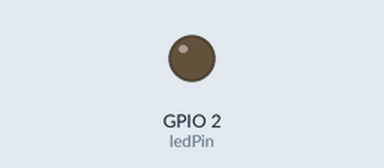
Simulated run of this sketch. Board: ESP8266 (NodeMCU). Shown: output pins drawn as LEDs (lit = HIGH). WiFi joins after 1.5 s; servers stay silent unless stated; what the sketch prints to the serial monitor is not drawn.

Above: at 2.1 s.
At 7.0 s:
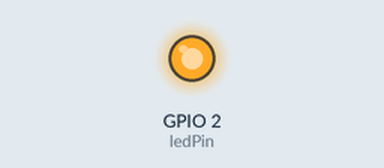
Timing chart, 0 to 8.9 s (numbered marks = the images above):
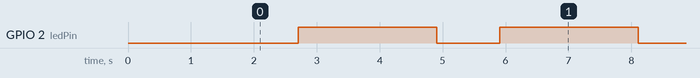

Measured:
- by itself, GPIO 2 (ledPin): alternates HIGH for 2.2 s and LOW for 1.0 s

The sketch:

wifi_client_01.ino
```cpp
/*  Connects to the home WiFi network
 *  Asks some network parameters
 *  Sends and receives message from the server in every 2 seconds
 *  Communicates: wifi_server_01.ino
 */
#include <SPI.h>
#include <ESP8266WiFi.h>

byte ledPin = 2;
char ssid[] ="Arun";           // SSID of your home WiFi
char pass[] = "sampath747";            // password of your home WiFi

unsigned long askTimer = 0;

IPAddress server(192,168,0,80);       // the fix IP address of the server
WiFiClient client;

void setup() {
  Serial.begin(115200);               // only for debug
  WiFi.begin(ssid, pass);             // connects to the WiFi router
  while (WiFi.status() != WL_CONNECTED) {
    Serial.print(".");
    delay(500);
  }
/*  Serial.println("Connected to wifi");
  Serial.print("Status: "); Serial.println(WiFi.status());    // Network parameters
  Serial.print("IP: ");     Serial.println(WiFi.localIP());
  Serial.print("Subnet: "); Serial.println(WiFi.subnetMask());
  Serial.print("Gateway: "); Serial.println(WiFi.gatewayIP());
  Serial.print("SSID: "); Serial.println(WiFi.SSID());
  Serial.print("Signal: "); Serial.println(WiFi.RSSI());*/
  pinMode(ledPin, OUTPUT);
}

void loop () {
  client.connect(server, 80);   // Connection to the server
  digitalWrite(ledPin, LOW);    // to show the communication only (inverted logic)
  Serial.println(".");
  client.println("Hello server! Are you sleeping?\r");  // sends the message to the server
  String answer = client.readStringUntil('\r');   // receives the answer from the sever
  Serial.println("from server: " + answer);
  client.flush();
  digitalWrite(ledPin, HIGH);
  delay(2000);                  // client will trigger the communication after two seconds
}
```
